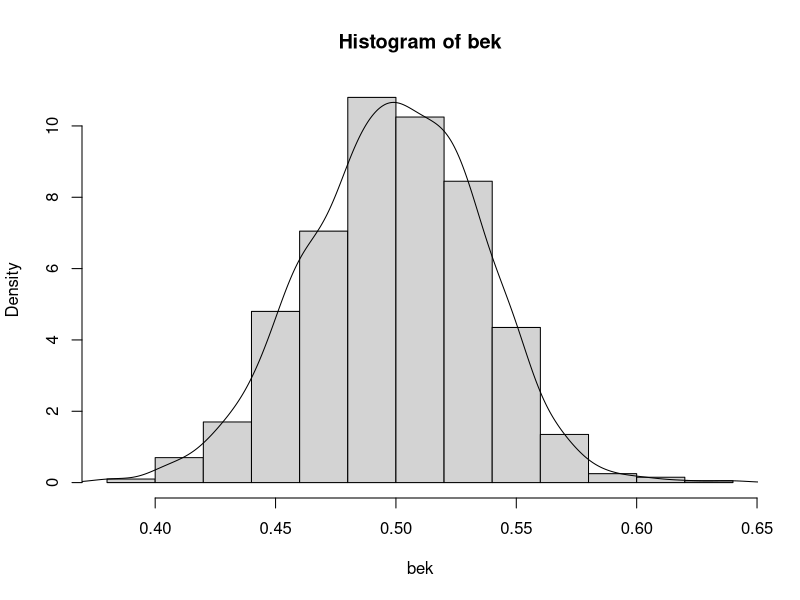

The R source for this figure:
## ---- chunk 1
n <- 1000
mean(rbeta(n, 0.5, 0.5))
## ---- chunk 2
m <- 100
bek <- replicate(n, mean(rbeta(m, 0.5, 0.5)))
hist(bek, probability = TRUE)
lines(density(bek))
